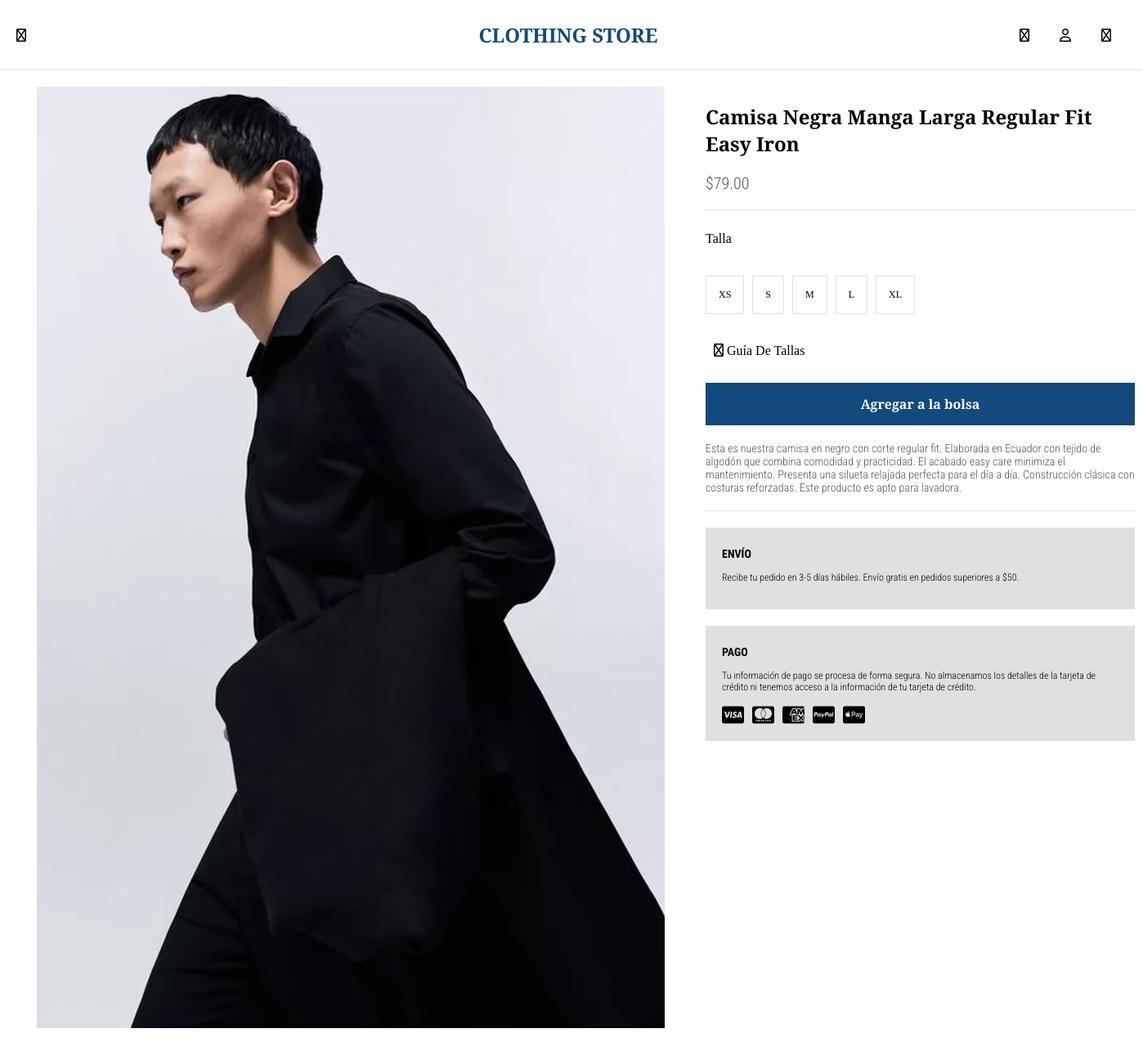
Screenshot of /product.php?id=1 with the database file from the repository.
### tables this page shows
CREATE TABLE `productos` (
  `id` int(11) NOT NULL,
  `nombre` varchar(255) NOT NULL,
  `descripcion` text DEFAULT NULL,
  `precio` decimal(10,2) NOT NULL,
  `imagen` varchar(255) NOT NULL,
  `categoria` varchar(100) DEFAULT NULL,
  `corte` varchar(50) DEFAULT NULL,
  `color` varchar(50) DEFAULT NULL,
  `tallas` longtext DEFAULT NULL CHECK (json_valid(`tallas`)),
  `fecha_creacion` timestamp NOT NULL DEFAULT current_timestamp()
);

### product.php (the view, shortened to what this page needs)
<?php
require_once 'config/conexion.php';
$producto_id = isset($_GET['id']) ? intval($_GET['id']) : 0;
$sql = "SELECT * FROM productos WHERE id = ?";
$stmt = $conexion->prepare($sql);
$stmt->bind_param("i", $producto_id);
$stmt->execute();
$resultado = $stmt->get_result();
$producto = $resultado->fetch_assoc();
$tallas = json_decode($producto['tallas'], true);
?>
<!DOCTYPE html>
<html lang="es">
    <head>
        <link rel="stylesheet" href="styles.css">
        <link rel="stylesheet"
            href="https://cdnjs.cloudflare.com/ajax/libs/font-awesome/6.5.1/css/all.min.css">
    </head>
    <body class="general">
        <div class="header">
            <div class="filter-bar">
                <i class="far fa-bars"></i>
            </div>
            <div class="logo">
                <a href="index.php" style="text-decoration: none; color: inherit;">
                    <h1>CLOTHING STORE</h1>
                </a>
            </div>
            <div class="button-container">
                <div id="search">
                    <i class="far fa-search"></i>
                </div>
                <div id="user-info">
                    <i class="far fa-user"></i>
                </div>
                <div id="shopping-bag">
                    <i class="far fa-shopping-bag"></i>
                </div>
            </div>
        </div>
        <div class="product-detail-section">
            <div class="product-review-section">
                <img src="<?php echo htmlspecialchars($producto['imagen']); ?>"
                    alt="<?php echo htmlspecialchars($producto['nombre']); ?>">
            </div>
            <div class="detail-section">
                <div class="detalle-producto">
                    <h2><?php echo htmlspecialchars($producto['nombre']); ?></h2>
                    <p class="precio-detalle-producto">$<?php echo number_format($producto['precio'], 2); ?></p>
                </div>
                <div class="seleccion-talla-producto">
                    <p>Talla</p>
                    <form id="talla-form">
                        <ul class="cajas-talla-lista">
                            <?php foreach($tallas as $index => $talla): ?>
                            <li>
                                <div class="talla-item" data-talla="<?php echo htmlspecialchars($talla); ?>"
                                     onclick="seleccionarTalla(this)">
                                    <?php echo htmlspecialchars($talla); ?>
                                </div>
                            </li>
                            <?php endforeach; ?>
                        </ul>
                    </form>
                    <div class="guia-tallas">
                        <i class="far fa-ruler"></i> Guía De Tallas
                    </div>
                </div>
                <div class="agregar-bolsa" onclick="agregarABolsa()">Agregar a la bolsa</div>
                <div class="descripcion">
                    <?php echo nl2br(htmlspecialchars($producto['descripcion'])); ?>
                </div>
                <div class="cajas-informacion">
                    <h3>ENVÍO</h3>
                    <p>Recibe tu pedido en 3-5 días hábiles. Envío gratis en
                        pedidos superiores a $50.</p>
                </div>
                <div class="cajas-informacion">
                    <h3>PAGO</h3>
                    <p>Tu información de pago se procesa de forma segura. No almacenamos
                        los detalles de la tarjeta de crédito ni tenemos acceso a la
                        información de tu tarjeta de crédito.</p>
                    <div class="payment-icons">
                        <i class="fab fa-cc-visa"></i>
                        <i class="fab fa-cc-mastercard"></i>
                        <i class="fab fa-cc-amex"></i>
                        <i class="fab fa-cc-paypal"></i>
                        <i class="fab fa-cc-apple-pay"></i>
                    </div>
                </div>
            </div>
        </div>
    </body>
</html>

### styles.css (style rules this page uses)
:root { --texto-inactivo: #999999; --color-primario: #124a7e; --color-acento: #e0e0e0; --color-precio: #575757; --color-fondo: #ffffff; --color-boton-animacion: #041A2F; --borde-inferior: 1px solid var(--color-acento); --borde-hover: 1px solid black; --fuente-tarjeta: 12px; --fuente-pequena: 14px; --fuente-mediana: 16px; --fuente-grande: 20px; --fuente-extra-grande: 24px; --fuente-texto: "Playfair Display", serif; --fuente-precio: "Roboto Condensed", sans-serif; --espacio: 50px; --espacio-pequeno: 10px; --padding-estandar: 20px 50px; --padding-caja: 5px 15px; --transition: 0.5s; --padding-icono: 0px 0px 0px 10px; --thin: 100; --extra-light: 200; --light: 300; --regular: 400; --medium: 500; --semi-bold: 600; --bold: 700; --extra-bold: 800; --black: 900; }
.general { margin: 0; padding: 0; }
.header { display: flex; justify-content: space-between; align-items: center; padding: 10px 20px; border-bottom: var(--borde-inferior); }
.filter-bar { display: flex; align-items: center; justify-content: center; cursor: pointer; }
.logo { margin-left: 130px; }
.logo h1 { font-size: var(--fuente-extra-grande); font-family: var(--fuente-texto); font-weight: var(--bold); cursor: pointer; color: var(--color-primario); }
.button-container { display: flex; align-items: center; }
.button-container>div { width: 50px; height: 50px; display: flex; align-items: center; justify-content: center; cursor: pointer; }
.cajas-filtro-lista, .cajas-talla-lista { display: flex; align-items: center; list-style: none; }
.cajas-filtro-lista li, .cajas-talla-lista li { list-style: none; }
.fa-chevron-down, .fa-ruler { padding: var(--padding-icono); }
.product-detail-section { display: flex; gap: var(--espacio); padding: 20px 45px 50px 45px; }
.detail-section h2 { font-family: var(--fuente-texto); font-size: var(--fuente-extra-grande); font-weight: var(--bold); }
.precio-detalle-producto { font-family: var(--fuente-precio); font-size: var(--fuente-grande); font-weight: var(--light); color: var(--color-precio); }
.detalle-producto { width: 525px; border-bottom: var(--borde-inferior); }
.seleccion-talla-producto { padding: 10px 0 30px 0; }
.texto-producto-detalle, .guia-tallas { font-family: var(--fuente-texto); font-size: var(--fuente-mediana); font-weight: var(--regular); }
.guia-tallas { cursor: pointer; }
.cajas-talla-lista { gap: var(--espacio-pequeno); padding: 20px 0; }
.cajas-talla-lista li div { font-size: var(--fuente-tarjeta); font-family: var(--fuente-texto); font-weight: var(--thin); cursor: pointer; padding: 15px; border: 1px solid var(--color-acento); }
.agregar-bolsa { background-color: var(--color-primario); color: white; font-family: var(--fuente-texto); font-weight: var(--semi-bold); font-size: var(--fuente-mediana); padding: 15px 50px; border: none; cursor: pointer; transition: background-color var(--transition); text-align: center; }
.descripcion { font-family: var(--fuente-precio); color: var(--color-precio); font-size: var(--fuente-pequena); font-weight: var(--light); padding: 20px 0; border-bottom: var(--borde-inferior); margin-bottom: 20px; }
.cajas-informacion { padding: 10px 20px 20px 20px; background-color: var(--color-acento); font-family: var(--fuente-precio); font-size: var(--fuente-tarjeta); font-weight: var(--light); margin-bottom: 20px; }
.payment-icons { display: flex; gap: 10px; margin-top: 15px; }
.payment-icons i { font-size: 24px; }
.talla-item { cursor: pointer; transition: all var(--transition); }
.agregar-bolsa { cursor: pointer; user-select: none; }

### rows the page displays
productos: imagen (picture), nombre "Camisa Negra Manga Larga Regular Fit Easy Iron", precio "79.00", tallas "XS", tallas "S", tallas "M", tallas "L", tallas "XL", descripcion "Esta es nuestra camisa en negro con corte regular fit. Elaborada en Ecuador con tejido de algodón que combina comodidad y practicidad. El acabado easy care minimiza el mantenimiento. Presenta una silueta relajada perfecta para el día a día. Construcción clásica con costuras reforzadas. Este producto es apto para lavadora."
